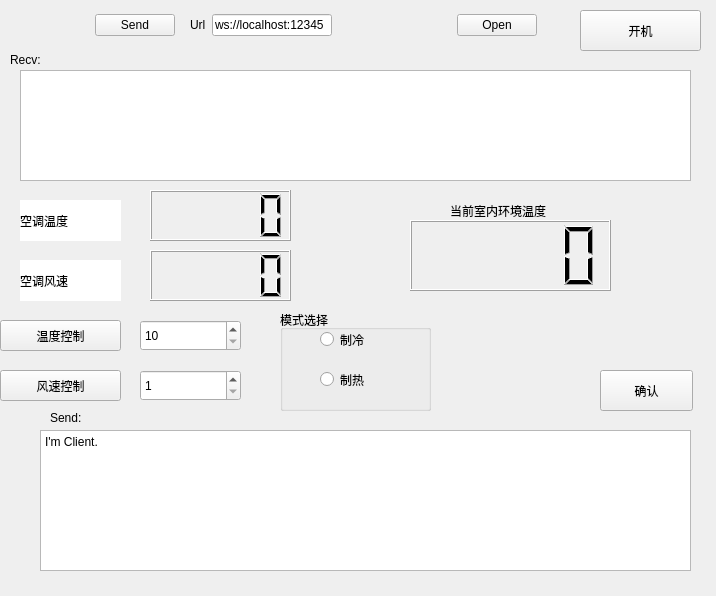
<?xml version="1.0" encoding="UTF-8"?>
<ui version="4.0">
 <class>WebSocketClient</class>
 <widget class="QWidget" name="WebSocketClient">
  <property name="geometry">
   <rect>
    <x>0</x>
    <y>0</y>
    <width>716</width>
    <height>596</height>
   </rect>
  </property>
  <property name="windowTitle">
   <string>Form</string>
  </property>
  <widget class="QLabel" name="label_3">
   <property name="geometry">
    <rect>
     <x>10</x>
     <y>50</y>
     <width>38</width>
     <height>20</height>
    </rect>
   </property>
   <property name="text">
    <string>Recv:</string>
   </property>
  </widget>
  <widget class="QLabel" name="label_4">
   <property name="geometry">
    <rect>
     <x>50</x>
     <y>410</y>
     <width>38</width>
     <height>16</height>
    </rect>
   </property>
   <property name="text">
    <string>Send:</string>
   </property>
  </widget>
  <widget class="QTextEdit" name="editSend">
   <property name="geometry">
    <rect>
     <x>40</x>
     <y>430</y>
     <width>651</width>
     <height>141</height>
    </rect>
   </property>
   <property name="sizePolicy">
    <sizepolicy hsizetype="Preferred" vsizetype="Preferred">
     <horstretch>0</horstretch>
     <verstretch>0</verstretch>
    </sizepolicy>
   </property>
   <property name="html">
    <string>&lt;!DOCTYPE HTML PUBLIC &quot;-//W3C//DTD HTML 4.0//EN&quot; &quot;http://www.w3.org/TR/REC-html40/strict.dtd&quot;&gt;
&lt;html&gt;&lt;head&gt;&lt;meta name=&quot;qrichtext&quot; content=&quot;1&quot; /&gt;&lt;style type=&quot;text/css&quot;&gt;
p, li { white-space: pre-wrap; }
&lt;/style&gt;&lt;/head&gt;&lt;body style=&quot; font-family:'SimSun'; font-size:9pt; font-weight:400; font-style:normal;&quot;&gt;
&lt;p style=&quot; margin-top:0px; margin-bottom:0px; margin-left:0px; margin-right:0px; -qt-block-indent:0; text-indent:0px;&quot;&gt;&lt;span style=&quot; font-family:'SimSun';&quot;&gt;I'm Client.&lt;/span&gt;&lt;/p&gt;&lt;/body&gt;&lt;/html&gt;</string>
   </property>
  </widget>
  <widget class="QPushButton" name="pushButton_3">
   <property name="geometry">
    <rect>
     <x>0</x>
     <y>370</y>
     <width>121</width>
     <height>31</height>
    </rect>
   </property>
   <property name="text">
    <string>风速控制</string>
   </property>
  </widget>
  <widget class="QWidget" name="layoutWidget">
   <property name="geometry">
    <rect>
     <x>190</x>
     <y>10</y>
     <width>347</width>
     <height>30</height>
    </rect>
   </property>
   <layout class="QHBoxLayout" name="horizontalLayout">
    <item>
     <widget class="QLabel" name="label">
      <property name="text">
       <string>Url</string>
      </property>
     </widget>
    </item>
    <item>
     <widget class="QLineEdit" name="editUrl">
      <property name="text">
       <string>ws://localhost:12345</string>
      </property>
     </widget>
    </item>
    <item>
     <spacer name="horizontalSpacer">
      <property name="orientation">
       <enum>Qt::Horizontal</enum>
      </property>
      <property name="sizeHint" stdset="0">
       <size>
        <width>40</width>
        <height>20</height>
       </size>
      </property>
     </spacer>
    </item>
    <item>
     <widget class="QPushButton" name="btnOpen">
      <property name="text">
       <string>Open</string>
      </property>
     </widget>
    </item>
   </layout>
  </widget>
  <widget class="QWidget" name="layoutWidget">
   <property name="geometry">
    <rect>
     <x>20</x>
     <y>10</y>
     <width>155</width>
     <height>30</height>
    </rect>
   </property>
   <layout class="QHBoxLayout" name="horizontalLayout_2">
    <item>
     <widget class="QLabel" name="footLabel">
      <property name="text">
       <string/>
      </property>
     </widget>
    </item>
    <item>
     <spacer name="horizontalSpacer_2">
      <property name="orientation">
       <enum>Qt::Horizontal</enum>
      </property>
      <property name="sizeHint" stdset="0">
       <size>
        <width>40</width>
        <height>20</height>
       </size>
      </property>
     </spacer>
    </item>
    <item>
     <widget class="QPushButton" name="btnSend">
      <property name="text">
       <string>Send</string>
      </property>
     </widget>
    </item>
   </layout>
  </widget>
  <widget class="QGroupBox" name="groupBox">
   <property name="geometry">
    <rect>
     <x>280</x>
     <y>310</y>
     <width>151</width>
     <height>101</height>
    </rect>
   </property>
   <property name="title">
    <string>模式选择</string>
   </property>
   <widget class="QRadioButton" name="makecold">
    <property name="geometry">
     <rect>
      <x>40</x>
      <y>20</y>
      <width>110</width>
      <height>19</height>
     </rect>
    </property>
    <property name="text">
     <string>制冷</string>
    </property>
   </widget>
   <widget class="QRadioButton" name="makehot">
    <property name="geometry">
     <rect>
      <x>40</x>
      <y>60</y>
      <width>110</width>
      <height>19</height>
     </rect>
    </property>
    <property name="text">
     <string>制热</string>
    </property>
   </widget>
  </widget>
  <widget class="QPushButton" name="pushButton_2">
   <property name="geometry">
    <rect>
     <x>0</x>
     <y>320</y>
     <width>121</width>
     <height>31</height>
    </rect>
   </property>
   <property name="text">
    <string>温度控制</string>
   </property>
  </widget>
  <widget class="QSpinBox" name="spinBox">
   <property name="geometry">
    <rect>
     <x>140</x>
     <y>320</y>
     <width>101</width>
     <height>31</height>
    </rect>
   </property>
   <property name="minimum">
    <number>10</number>
   </property>
   <property name="maximum">
    <number>30</number>
   </property>
  </widget>
  <widget class="QPushButton" name="opening">
   <property name="geometry">
    <rect>
     <x>580</x>
     <y>10</y>
     <width>121</width>
     <height>41</height>
    </rect>
   </property>
   <property name="sizePolicy">
    <sizepolicy hsizetype="Minimum" vsizetype="Fixed">
     <horstretch>0</horstretch>
     <verstretch>0</verstretch>
    </sizepolicy>
   </property>
   <property name="text">
    <string>开机</string>
   </property>
  </widget>
  <widget class="QTextEdit" name="editRecv">
   <property name="geometry">
    <rect>
     <x>20</x>
     <y>70</y>
     <width>671</width>
     <height>111</height>
    </rect>
   </property>
   <property name="sizePolicy">
    <sizepolicy hsizetype="Preferred" vsizetype="Preferred">
     <horstretch>0</horstretch>
     <verstretch>0</verstretch>
    </sizepolicy>
   </property>
  </widget>
  <widget class="QSpinBox" name="spinBox_2">
   <property name="geometry">
    <rect>
     <x>140</x>
     <y>370</y>
     <width>101</width>
     <height>31</height>
    </rect>
   </property>
   <property name="minimum">
    <number>1</number>
   </property>
   <property name="maximum">
    <number>3</number>
   </property>
  </widget>
  <widget class="QLCDNumber" name="RealTemp">
   <property name="geometry">
    <rect>
     <x>150</x>
     <y>190</y>
     <width>141</width>
     <height>51</height>
    </rect>
   </property>
  </widget>
  <widget class="QLCDNumber" name="RealWind">
   <property name="geometry">
    <rect>
     <x>150</x>
     <y>250</y>
     <width>141</width>
     <height>51</height>
    </rect>
   </property>
  </widget>
  <widget class="QPushButton" name="SendButton">
   <property name="geometry">
    <rect>
     <x>600</x>
     <y>370</y>
     <width>93</width>
     <height>41</height>
    </rect>
   </property>
   <property name="text">
    <string>确认</string>
   </property>
  </widget>
  <widget class="QLabel" name="label_2">
   <property name="geometry">
    <rect>
     <x>20</x>
     <y>200</y>
     <width>101</width>
     <height>41</height>
    </rect>
   </property>
   <property name="styleSheet">
    <string notr="true">background-color: rgb(255, 255, 255);</string>
   </property>
   <property name="text">
    <string>空调温度</string>
   </property>
  </widget>
  <widget class="QLabel" name="label_5">
   <property name="geometry">
    <rect>
     <x>20</x>
     <y>260</y>
     <width>101</width>
     <height>41</height>
    </rect>
   </property>
   <property name="styleSheet">
    <string notr="true">background-color: rgb(255, 255, 255);</string>
   </property>
   <property name="text">
    <string>空调风速</string>
   </property>
  </widget>
  <widget class="QLCDNumber" name="RoomTmp">
   <property name="geometry">
    <rect>
     <x>410</x>
     <y>220</y>
     <width>201</width>
     <height>71</height>
    </rect>
   </property>
  </widget>
  <widget class="QLabel" name="label_6">
   <property name="geometry">
    <rect>
     <x>450</x>
     <y>200</y>
     <width>151</width>
     <height>21</height>
    </rect>
   </property>
   <property name="text">
    <string>当前室内环境温度</string>
   </property>
  </widget>
 </widget>
 <resources/>
 <connections/>
</ui>
